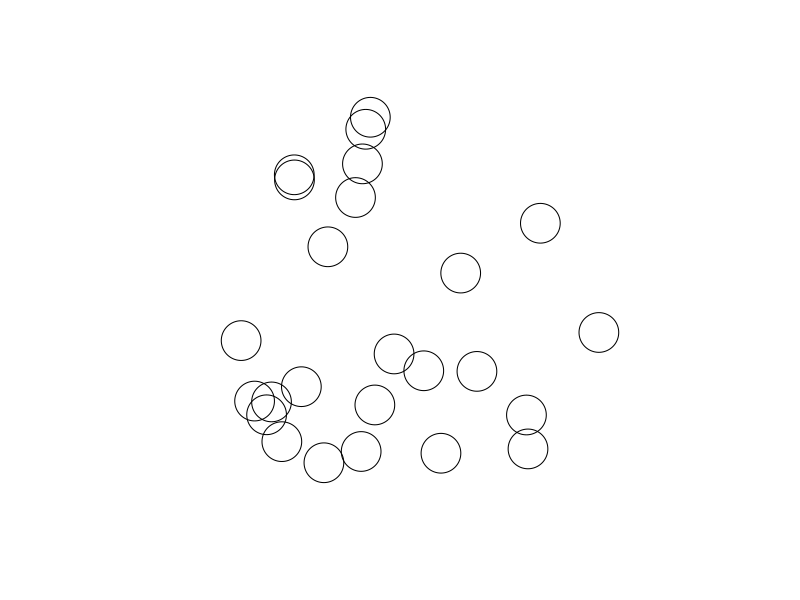
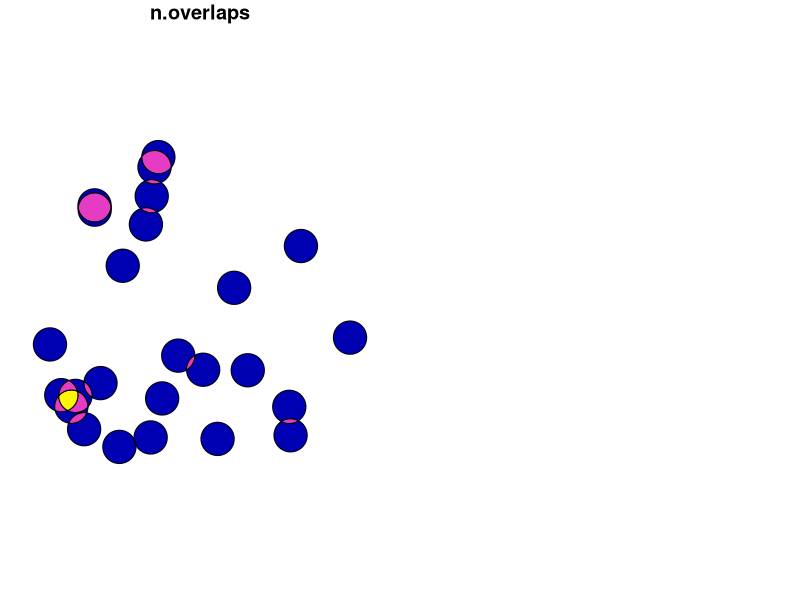

Recreate these plots in R, in order. (Note: this script raises an error after producing the figures.)
#Test methods for finding spatial overlap 

# 10/5/2023 Runs on NOAA laptop 

library(sf)
library(dplyr)

p <- st_point(x=c(10, 10))
area <- st_buffer(p, 10)
polygons <- st_buffer(st_sample(area, 25), 1)

plot(polygons)

poly_sf=st_as_sf(polygons)

inter <- st_intersection(st_as_sf(polygons))
inter

plot(inter)

# a <- inter |>
#   filter(n.overlaps > 1)
# plot(polygons)
# plot(a, col = "blue", add = TRUE)


poly_diff <-
  st_difference(poly_sf, st_union(st_geometry(inter)))

plot(poly_diff)
plot(poly_sf)
plot(inter)

un=st_union(st_geometry(inter))
plot(un)
